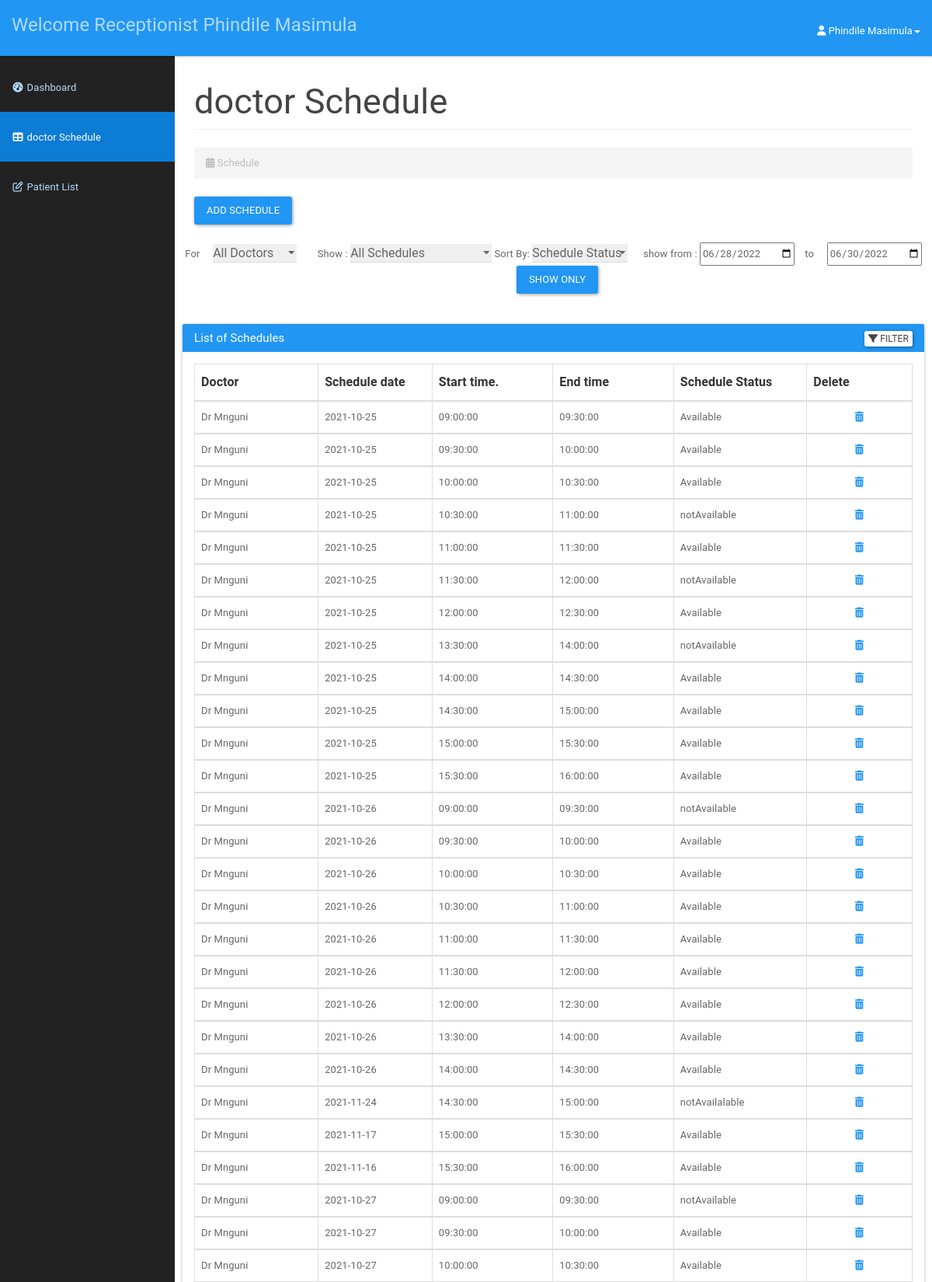
The app's page /receptionist/addschedule.php (signed in, upper part) with its own data.
### tables this page shows
CREATE TABLE `receptionist` (
  `receptionist_id` varchar(13) NOT NULL,
  `receptionistFirstName` varchar(25) NOT NULL,
  `receptionistLastName` varchar(25) NOT NULL,
  `receptionistPhone` varchar(12) NOT NULL,
  `receptionistEmail` varchar(50) NOT NULL,
  `receptionistPassword` varchar(50) NOT NULL,
  `admin_id` varchar(13) NOT NULL
);

CREATE TABLE `schedule` (
  `schedule_id` int(10) NOT NULL,
  `schedule_date` date NOT NULL,
  `schedule_startTime` time NOT NULL,
  `schedule_endTime` time NOT NULL,
  `schedule_status` varchar(20) NOT NULL,
  `receptionist_id` varchar(13) NOT NULL,
  `doctor_id` varchar(13) NOT NULL
);

CREATE TABLE `doctor` (
  `doctor_id` varchar(13) NOT NULL,
  `doctorFirstName` varchar(25) NOT NULL,
  `doctorLastName` varchar(25) NOT NULL,
  `doctorSpecialty` varchar(30) NOT NULL,
  `doctorEmail` varchar(50) NOT NULL,
  `doctorPassord` varchar(50) NOT NULL,
  `admin_id` varchar(13) NOT NULL
);

### receptionist/addschedule.php (the view, shortened to what this page needs)
<?php
include_once '../assets/conn/dbconnect.php';
$usersession = $_SESSION['receptionistSession'];
$res=mysqli_query($con,"SELECT * FROM receptionist WHERE receptionistEmail= '$usersession'");
$userRow=mysqli_fetch_array($res,MYSQLI_ASSOC);
                        ?>
<!DOCTYPE html>
<html lang="en">
    <head>
        <link href="assets/css/material.css" rel="stylesheet">
        <link href="assets/css/sb-admin.css" rel="stylesheet">
        <link href="assets/css/time/bootstrap-clockpicker.css" rel="stylesheet">
        <link href="assets/css/style.css" rel="stylesheet">
        <link href="assets/font-awesome/css/font-awesome.css" rel="stylesheet">
        <link rel="stylesheet" href="https://formden.com/static/cdn/bootstrap-iso.css" />
        <link rel="stylesheet" href="https://formden.com/static/cdn/font-awesome/4.4.0/css/font-awesome.min.css" />
    </head>
    <body>
        <div id="wrapper">
            <nav class="navbar navbar-inverse navbar-fixed-top" role="navigation">
                <div class="navbar-header">
                    <a class="navbar-brand" href="dashboard.php">Welcome Receptionist <?php echo $userRow['receptionistFirstName'];?> <?php echo $userRow['receptionistLastName'];?></a>
                </div>
                <ul class="nav navbar-right top-nav">
                <li class="dropdown">
                        <a href="#" class="dropdown-toggle" data-toggle="dropdown"><i class="fa fa-user"></i> <?php echo $userRow['receptionistFirstName']; ?> <?php echo $userRow['receptionistLastName']; ?><b class="caret"></b></a>
                    </li>
                </ul>
                <div class="collapse navbar-collapse navbar-ex1-collapse">
                    <ul class="nav navbar-nav side-nav">
                        <li>
                            <a href="dashboard.php"><i class="fa fa-fw fa-dashboard"></i> Dashboard</a>
                        </li>
                        <li class="active">
                            <a href="addschedule.php"><i class="fa fa-fw fa-table"></i> doctor Schedule</a>
                        </li>
                        <li>
                            <a href="patientlist.php"><i class="fa fa-fw fa-edit"></i> Patient List</a>
                        </li>
                    </ul>
                </div>
            </nav>
            <div id="page-wrapper">
                <div class="container-fluid">
                    <div class="row">
                        <div class="col-lg-12">
                            <h2 class="page-header">
                            doctor Schedule
                            </h2>
                            <ol class="breadcrumb">
                                <li class="active">
                                    <i class="fa fa-calendar"></i> Schedule
                                </li>
                            </ol>
                        </div>
                    </div>
                                               <button type="button" class="btn btn-primary" data-toggle="modal" data-target="#myModal">Add Schedule</button>
                    </div>
                    <form action="<?php $_PHP_SELF ?>" method="post" >
				<div style="text-align:center">
				<?php
    $quer = "SELECT * from doctor order by doctorLastName ";
    $result=mysqli_query($con,$quer);
					$sortby='';
				?>
                For &nbsp;&nbsp;&nbsp;
								<select name="doctor" >
									<option value="%">All Doctors</option>
                                    ?><option value="<?php echo $doctors["doctor_id"]?>">Dr <?php echo substr($doctors["doctorFirstName"],0,1)." " .$doctors["doctorLastName"]?> </option>;<?php
                                    echo"</select>";?>
                                    &nbsp;&nbsp;&nbsp;&nbsp;&nbsp;&nbsp;
			Show :
			<select name="scheduleStatus">
				<option value="%">All Schedules</option>
			</select>
			Sort By: <select  name='sort'>
                         <option value='schedule_status ASC' <?php if($sortby=='schedule_status ASC') echo ' selected="selected"'; ?>>Schedule Status  </option>
                                 </select>
			&nbsp;&nbsp;&nbsp;&nbsp;
			show from : <input type="date" id="date" name="appdate" value="<?php echo date("Y-m-d")?>"/>
			&nbsp;&nbsp;&nbsp;to &nbsp;&nbsp;&nbsp; <input type="date" id="date" name="appdate1" value="<?php echo date('Y-m-t')?>">
			&nbsp;&nbsp;&nbsp;<button class='btn btn-primary' type='submit' value='submit2' name='submit2'>Show Only</button>
		</div>
		</form><br>
                    <div class="panel panel-primary filterable">
                        <div class="panel-heading">
                            <h3 class="panel-title">List of Schedules</h3>
                            <div class="pull-right">
                            <button class="btn btn-default btn-xs btn-filter"><span class="fa fa-filter"></span> Filter</button>
                        </div>
                        </div>
                        <div class="panel-body">
                        <table class="table table-hover table-bordered">
                            <thead>
                                <tr class="filters">
                                    <th><input type="text" class="form-control" placeholder="Doctor" disabled></th>
                                    <th><input type="text" class="form-control" placeholder="Schedule date" disabled></th>
                                    <th><input type="text" class="form-control" placeholder="Start time." disabled></th>
                                    <th><input type="text" class="form-control" placeholder="End time" disabled></th>
                                    <th><input type="text" class="form-control" placeholder="Schedule Status" disabled></th>
                                    <th><input type="text" class="form-control" placeholder="Delete" disabled></th>
                                </tr>
                            </thead>
                            <?php
                            if(!isset($_POST['submit2'])){
                            $result=mysqli_query($con,"SELECT * FROM schedule a,doctor b WHERE a.doctor_id = b.doctor_id");
                        }
                            while ($schedule=mysqli_fetch_array($result)) {
                                echo "<tbody>";
                                echo "<tr>";
                                    echo "<td> Dr " . $schedule['doctorLastName'] . "</td>";
                                    echo "<td>" . $schedule['schedule_date'] . "</td>";
                                    echo "<td>" . $schedule['schedule_startTime'] . "</td>";
                                    echo "<td>" . $schedule['schedule_endTime'] . "</td>";
                                    echo "<td>" . $schedule['schedule_status'] . "</td>";
                                    echo "<form method='POST'>";
                                    echo "<td class='text-center'><a href='#' id='".$schedule['schedule_id']."' class='delete'><span class='fa fa-trash' aria-hidden='true'></span></a>
                            </td>";
                            }
                                echo "</tr>";
                           echo "</tbody>";
                       echo "</table>";
                        ?>
                        </div>
                    </div>
                </div>
            </div>
                            <br /><br/>
        <link rel="stylesheet" href="https://cdnjs.cloudflare.com/ajax/libs/bootstrap-datepicker/1.4.1/css/bootstrap-datepicker3.css"/>
    </body>
</html>

### receptionist/assets/css/sb-admin.css (style rules this page uses)
body { margin-top: 100px; background-color: #222; }
@media (min-width:768px) { body { margin-top: 50px; } }
#wrapper { padding-left: 0; }
#page-wrapper { min-height: 900px !important; width: 100%; padding: 0; background-color: #fff; }
@media (min-width:768px) { #wrapper { padding-left: 225px; } }
@media (min-width:768px) { #page-wrapper { padding: 10px; } }
.top-nav { padding: 0 15px; }
.top-nav>li { display: inline-block; float: left; }
.top-nav>li>a { padding-top: 17px; padding-bottom: 10px; line-height: 45px; color: white; }
@media (min-width:768px) { .side-nav { position: fixed; top: 80px; left: 225px; width: 225px; margin-left: -225px; border: none; border-radius: 0; overflow-y: auto; background-color: #222; bottom: 0; overflow-x: hidden; padding-bottom: 40px; } }
@media (min-width:768px) { .side-nav>li>a { width: 225px; } }

### receptionist/assets/css/style.css (style rules this page uses)
.filterable { margin-top: 15px; }
.filterable .panel-heading .pull-right { margin-top: -20px; }
.filterable .filters input[disabled] { background-color: transparent; border: none; cursor: auto; box-shadow: none; padding: 0; height: auto; }

### records on screen
receptionist: receptionistFirstName "Phindile", receptionistLastName "Masimula"
schedule: doctor.doctorLastName "Mnguni", schedule_date "2021-10-25", schedule_startTime "09:00:00", schedule_endTime "09:30:00", schedule_status "Available"
schedule: doctor.doctorLastName "Mnguni", schedule_date "2021-10-25", schedule_startTime "09:30:00", schedule_endTime "10:00:00", schedule_status "Available"
schedule: doctor.doctorLastName "Mnguni", schedule_date "2021-10-25", schedule_startTime "10:00:00", schedule_endTime "10:30:00", schedule_status "Available"
schedule: doctor.doctorLastName "Mnguni", schedule_date "2021-10-25", schedule_startTime "10:30:00", schedule_endTime "11:00:00", schedule_status "notAvailable"
schedule: doctor.doctorLastName "Mnguni", schedule_date "2021-10-25", schedule_startTime "11:00:00", schedule_endTime "11:30:00", schedule_status "Available"
schedule: doctor.doctorLastName "Mnguni", schedule_date "2021-10-25", schedule_startTime "11:30:00", schedule_endTime "12:00:00", schedule_status "notAvailable"
schedule: doctor.doctorLastName "Mnguni", schedule_date "2021-10-25", schedule_startTime "12:00:00", schedule_endTime "12:30:00", schedule_status "Available"
schedule: doctor.doctorLastName "Mnguni", schedule_date "2021-10-25", schedule_startTime "13:30:00", schedule_endTime "14:00:00", schedule_status "notAvailable"
schedule: doctor.doctorLastName "Mnguni", schedule_date "2021-10-25", schedule_startTime "14:00:00", schedule_endTime "14:30:00", schedule_status "Available"
schedule: doctor.doctorLastName "Mnguni", schedule_date "2021-10-25", schedule_startTime "14:30:00", schedule_endTime "15:00:00", schedule_status "Available"
schedule: doctor.doctorLastName "Mnguni", schedule_date "2021-10-25", schedule_startTime "15:00:00", schedule_endTime "15:30:00", schedule_status "Available"
schedule: doctor.doctorLastName "Mnguni", schedule_date "2021-10-25", schedule_startTime "15:30:00", schedule_endTime "16:00:00", schedule_status "Available"
schedule: doctor.doctorLastName "Mnguni", schedule_date "2021-10-26", schedule_startTime "09:00:00", schedule_endTime "09:30:00", schedule_status "notAvailable"
schedule: doctor.doctorLastName "Mnguni", schedule_date "2021-10-26", schedule_startTime "09:30:00", schedule_endTime "10:00:00", schedule_status "Available"
schedule: doctor.doctorLastName "Mnguni", schedule_date "2021-10-26", schedule_startTime "10:00:00", schedule_endTime "10:30:00", schedule_status "Available"
schedule: doctor.doctorLastName "Mnguni", schedule_date "2021-10-26", schedule_startTime "10:30:00", schedule_endTime "11:00:00", schedule_status "Available"
schedule: doctor.doctorLastName "Mnguni", schedule_date "2021-10-26", schedule_startTime "11:00:00", schedule_endTime "11:30:00", schedule_status "Available"
schedule: doctor.doctorLastName "Mnguni", schedule_date "2021-10-26", schedule_startTime "11:30:00", schedule_endTime "12:00:00", schedule_status "Available"
schedule: doctor.doctorLastName "Mnguni", schedule_date "2021-10-26", schedule_startTime "12:00:00", schedule_endTime "12:30:00", schedule_status "Available"
schedule: doctor.doctorLastName "Mnguni", schedule_date "2021-10-26", schedule_startTime "13:30:00", schedule_endTime "14:00:00", schedule_status "Available"
schedule: doctor.doctorLastName "Mnguni", schedule_date "2021-10-26", schedule_startTime "14:00:00", schedule_endTime "14:30:00", schedule_status "Available"
schedule: doctor.doctorLastName "Mnguni", schedule_date "2021-11-24", schedule_startTime "14:30:00", schedule_endTime "15:00:00", schedule_status "notAvailalable"
schedule: doctor.doctorLastName "Mnguni", schedule_date "2021-11-17", schedule_startTime "15:00:00", schedule_endTime "15:30:00", schedule_status "Available"
schedule: doctor.doctorLastName "Mnguni", schedule_date "2021-11-16", schedule_startTime "15:30:00", schedule_endTime "16:00:00", schedule_status "Available"
schedule: doctor.doctorLastName "Mnguni", schedule_date "2021-10-27", schedule_startTime "09:00:00", schedule_endTime "09:30:00", schedule_status "notAvailable"
schedule: doctor.doctorLastName "Mnguni", schedule_date "2021-10-27", schedule_startTime "09:30:00", schedule_endTime "10:00:00", schedule_status "Available"
schedule: doctor.doctorLastName "Mnguni", schedule_date "2021-10-27", schedule_startTime "10:00:00", schedule_endTime "10:30:00", schedule_status "Available"
